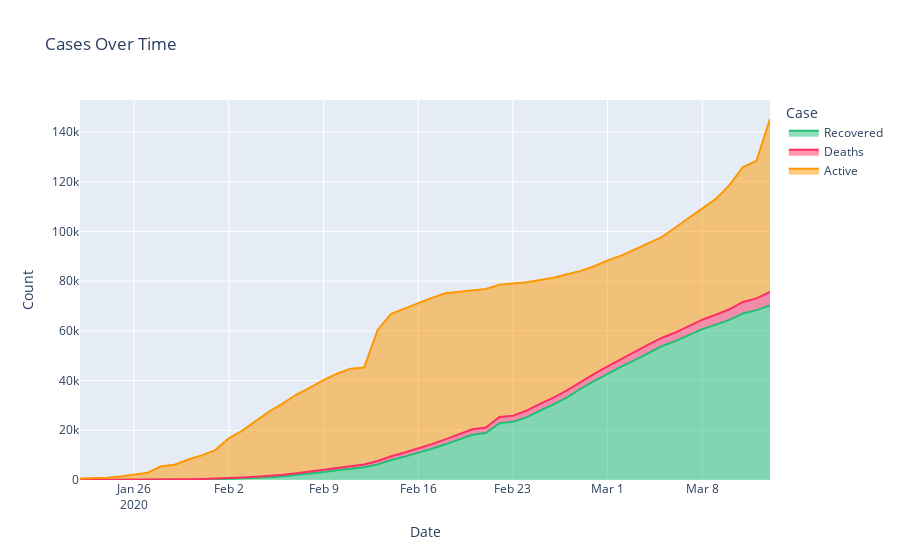

The cell this chart's notebook holds for it:
### Code cell
# Cases over time
temp=full_table.groupby('Date')['Recovered','Deaths','Active'].sum().reset_index()
temp=temp.melt(id_vars='Date',value_vars=['Recovered','Deaths','Active'],
              var_name='Case',value_name='Count')
temp.head()
fig=px.area(temp,x='Date',y='Count',color='Case',title='Cases Over Time',
           color_discrete_sequence=[rec,dth,act])
fig.show()
